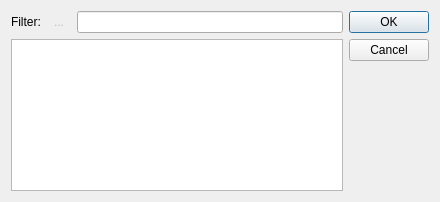
<ui version="4.0" >
 <class>SelectTaskDialog</class>
 <widget class="QDialog" name="SelectTaskDialog" >
  <property name="geometry" >
   <rect>
    <x>0</x>
    <y>0</y>
    <width>440</width>
    <height>202</height>
   </rect>
  </property>
  <property name="windowTitle" >
   <string>Select Task...</string>
  </property>
  <layout class="QGridLayout" >
   <item row="0" column="0" >
    <widget class="QLabel" name="label" >
     <property name="text" >
      <string>Filter:</string>
     </property>
    </widget>
   </item>
   <item row="0" column="1" >
    <widget class="QToolButton" name="buttonClearFilter" >
     <property name="enabled" >
      <bool>false</bool>
     </property>
     <property name="text" >
      <string>...</string>
     </property>
     <property name="autoRaise" >
      <bool>true</bool>
     </property>
    </widget>
   </item>
   <item row="0" column="2" >
    <widget class="QLineEdit" name="lineEditFilter" />
   </item>
   <item rowspan="2" row="0" column="3" >
    <widget class="QDialogButtonBox" name="buttonBox" >
     <property name="orientation" >
      <enum>Qt::Vertical</enum>
     </property>
     <property name="standardButtons" >
      <set>QDialogButtonBox::Cancel|QDialogButtonBox::NoButton|QDialogButtonBox::Ok</set>
     </property>
    </widget>
   </item>
   <item row="1" column="0" colspan="3" >
    <widget class="QTreeView" name="treeView" />
   </item>
  </layout>
 </widget>
 <tabstops>
  <tabstop>lineEditFilter</tabstop>
  <tabstop>buttonBox</tabstop>
  <tabstop>treeView</tabstop>
  <tabstop>buttonClearFilter</tabstop>
 </tabstops>
 <resources/>
 <connections>
  <connection>
   <sender>buttonBox</sender>
   <signal>accepted()</signal>
   <receiver>SelectTaskDialog</receiver>
   <slot>accept()</slot>
   <hints>
    <hint type="sourcelabel" >
     <x>300</x>
     <y>26</y>
    </hint>
    <hint type="destinationlabel" >
     <x>285</x>
     <y>1</y>
    </hint>
   </hints>
  </connection>
  <connection>
   <sender>buttonBox</sender>
   <signal>rejected()</signal>
   <receiver>SelectTaskDialog</receiver>
   <slot>reject()</slot>
   <hints>
    <hint type="sourcelabel" >
     <x>320</x>
     <y>58</y>
    </hint>
    <hint type="destinationlabel" >
     <x>318</x>
     <y>-2</y>
    </hint>
   </hints>
  </connection>
  <connection>
   <sender>buttonClearFilter</sender>
   <signal>clicked()</signal>
   <receiver>lineEditFilter</receiver>
   <slot>clear()</slot>
   <hints>
    <hint type="sourcelabel" >
     <x>24</x>
     <y>23</y>
    </hint>
    <hint type="destinationlabel" >
     <x>80</x>
     <y>18</y>
    </hint>
   </hints>
  </connection>
 </connections>
</ui>
